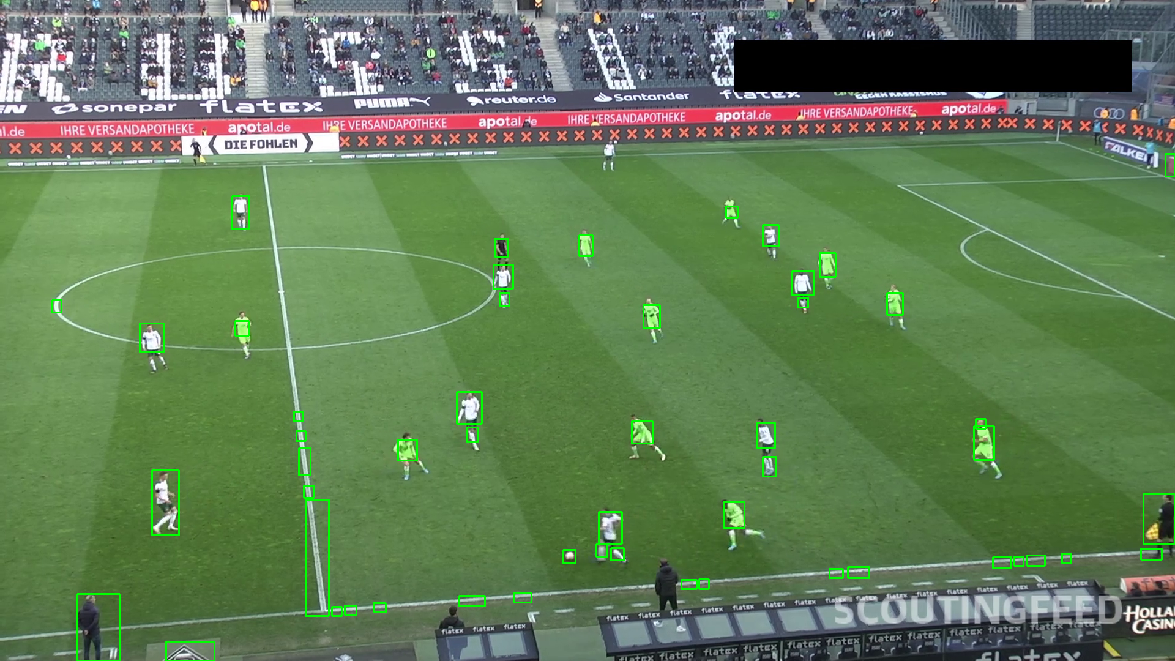
#> input picture sample.png, 1175 x 661 px, given in place of footbl_cam-2.mp4, which was not available
$ python var-football-tracking.py
#> lines starting #> are read from the running program, lines starting #| are printed output that depends on the picture; after the words box and inside, x2 and y2 are one past the last pixel; in counts of white or black regions, pixels touching at a corner belong together; pictures that were not available may be replaced by others from this repository, and a replacement may not be noted
import cv2
import numpy as np

vid_path = "/home/israth/Documents/Code/Python/var-football/footbl_cam-2.mp4"
cap = cv2.VideoCapture(vid_path)

# window settings
cv2.namedWindow("YOLO Output", cv2.WINDOW_NORMAL)
cv2.resizeWindow("YOLO Output", 1280, 720)
x, y, w, h = 0, 50, 1920, 1080  # (left, top, width, height)
kernel = cv2.getStructuringElement(cv2.MORPH_RECT, (7, 7))
g_kernel = cv2.getStructuringElement(cv2.MORPH_RECT, (5, 5))
kernel2 = cv2.getStructuringElement(cv2.MORPH_RECT, (5, 5))

while cap.isOpened():
    ret, frame = cap.read()
#> frame is the input picture: shape (661, 1175, 3); mean B, G, R 85.7, 124.3, 97.3
    if not ret:
        cap.set(cv2.CAP_PROP_POS_FRAMES, 0)
        continue

    #h_frame, w_frame, _ = frame.shape
    #crop_width = 1514
    #cropped = frame[y:min(y+h, h_frame), w_frame-crop_width:w_frame]

    hsv = cv2.cvtColor(frame, cv2.COLOR_BGR2HSV)
#> hsv: shape (661, 1175, 3); mean H, S, V 64.9, 94.2, 129.8
    l_g = np.array([35, 40, 40])
    u_g = np.array([85, 255, 255])
    mask_1 = cv2.inRange(hsv, l_g, u_g)
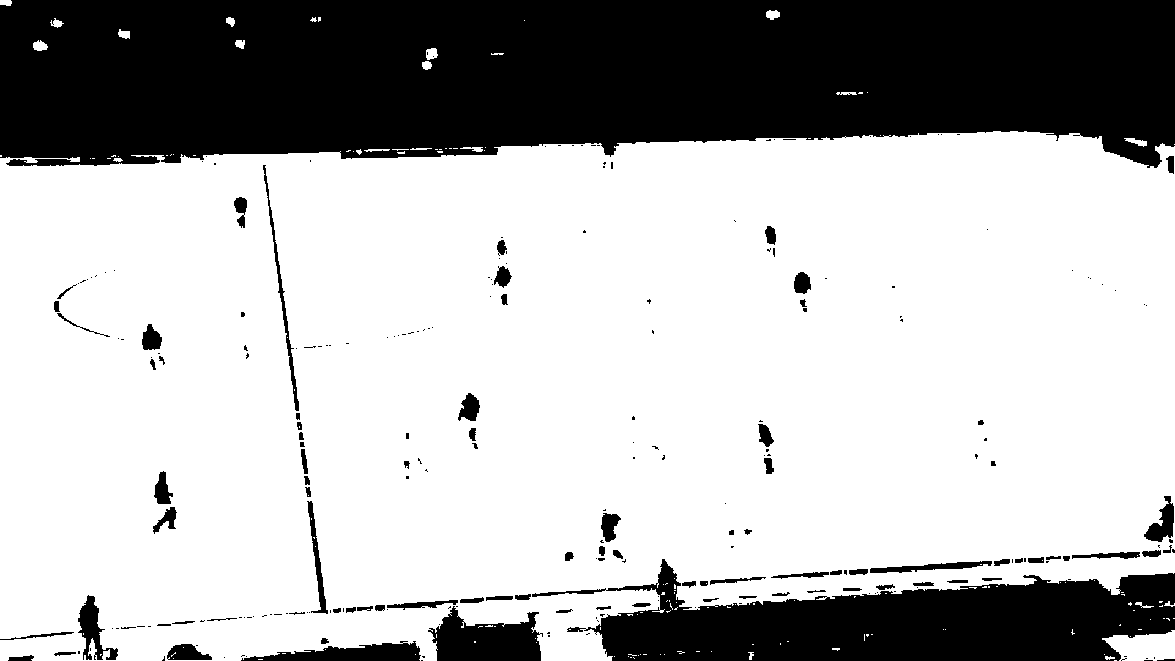
#> mask_1: shape (661, 1175); 70.5% white; 250 black regions (159 under 20 px), largest, box (x1, y1, x2, y2) and area: (0, 0, 1175, 168) 172699, (532, 559, 1175, 661) 37774, (428, 606, 543, 661) 4065
    mask_invert_1 = cv2.bitwise_not(mask_1)
    cl_m1 = cv2.morphologyEx(mask_invert_1, cv2.MORPH_OPEN, kernel=kernel)
#> cl_m1: shape (661, 1175); 28% white; 24 white regions, largest, box (x1, y1, x2, y2) and area: (0, 0, 1175, 166) 171164, (601, 574, 1175, 661) 35713, (437, 616, 541, 661) 3710
    m1 = cv2.dilate(cl_m1, kernel=g_kernel, iterations=2)
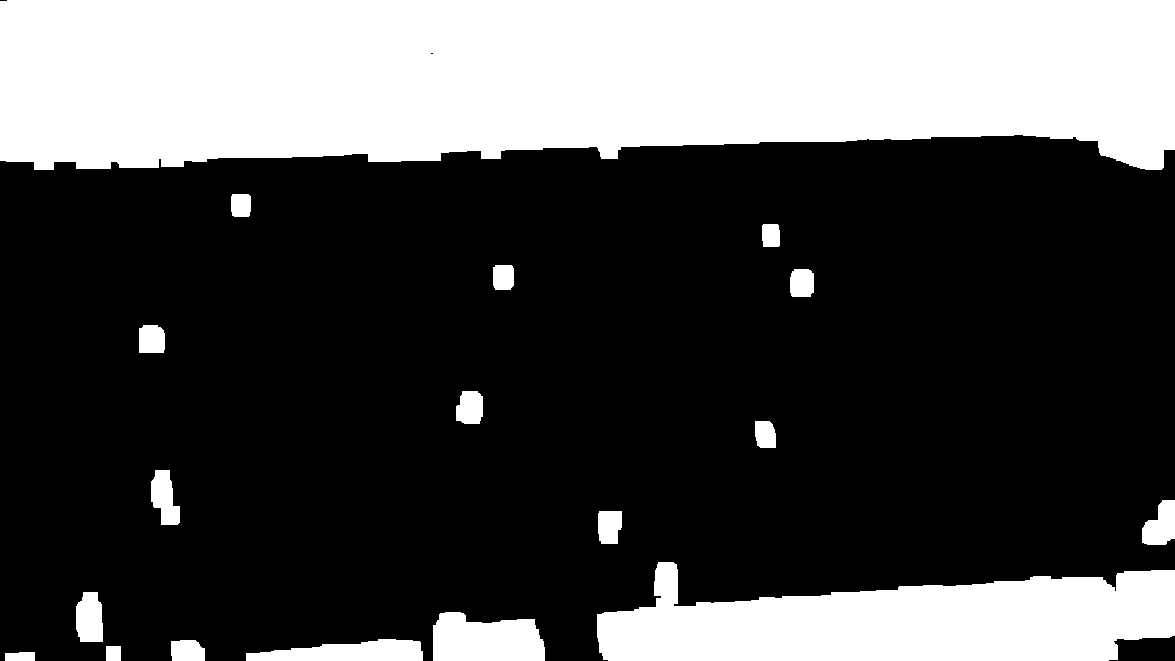
#> m1: shape (661, 1175); 30.3% white; 18 white regions, largest, box (x1, y1, x2, y2) and area: (0, 0, 1175, 170) 178367, (597, 562, 1175, 661) 40491, (433, 612, 545, 661) 4563
    #res = cv2.bitwise_and(pic, pic, mask=m1)

    l_f = np.array([49, 90, 180])
    u_f = np.array([61, 189, 255])
    mask_2 = cv2.inRange(hsv, l_f, u_f)
#> mask_2: shape (661, 1175); 0.22% white; 33 white regions (23 under 20 px), largest, box (x1, y1, x2, y2) and area: (975, 428, 993, 458) 273, (399, 441, 416, 459) 198, (725, 503, 744, 526) 198
    cl_m2 = cv2.morphologyEx(mask_2, cv2.MORPH_OPEN, kernel=kernel2)
#> cl_m2: shape (661, 1175); 0.14% white; 12 white regions, largest, box (x1, y1, x2, y2) and area: (823, 255, 832, 273) 143, (977, 444, 991, 457) 141, (638, 425, 649, 439) 124
    m2 = cv2.dilate(cl_m2, kernel=g_kernel, iterations=2)
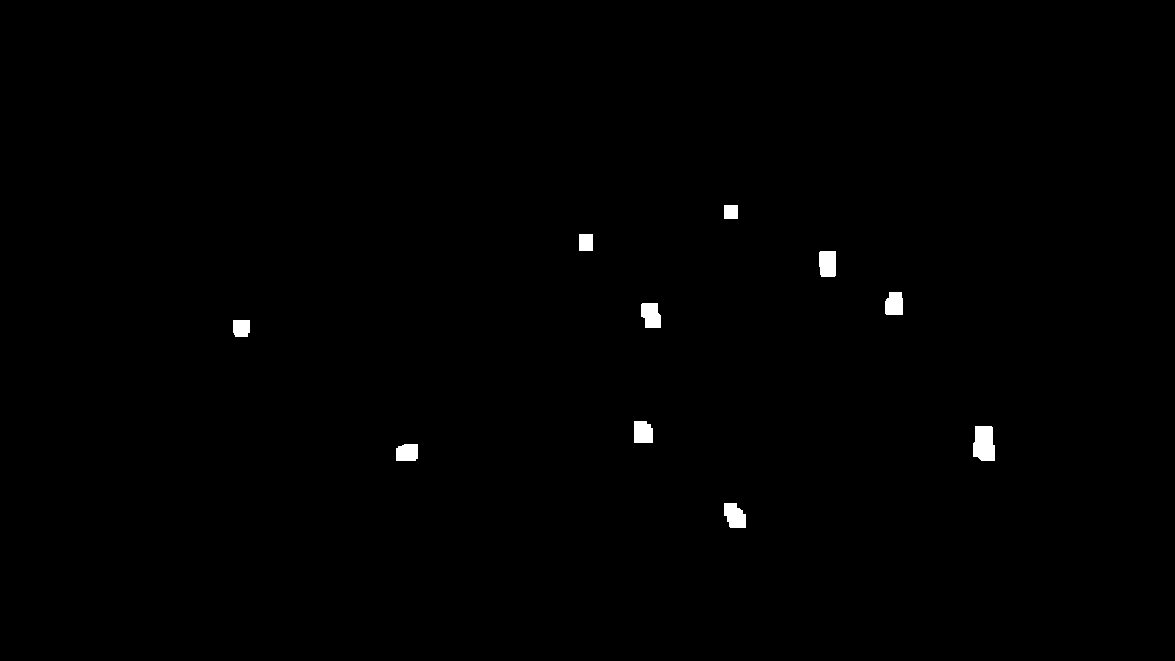
#> m2: shape (661, 1175); 0.49% white; 10 white regions

    contours1, _ = cv2.findContours(m1, cv2.RETR_EXTERNAL, cv2.CHAIN_APPROX_SIMPLE)
#> contours1 = 18 contours; largest, box (x1, y1, x2, y2) and area: (0, 0, 1175, 170) 176974, (597, 562, 1175, 661) 39777, (433, 612, 545, 661) 4409, (246, 639, 423, 661) 2580, (76, 592, 103, 642) 1107
    contours2, _ = cv2.findContours(m2, cv2.RETR_EXTERNAL, cv2.CHAIN_APPROX_SIMPLE)
#> contours2 = 10 contours; largest, box (x1, y1, x2, y2) and area: (973, 426, 995, 461) 620, (724, 503, 746, 528) 390, (819, 251, 836, 277) 388, (641, 303, 661, 328) 383, (634, 421, 653, 443) 353

    for cnt in contours1:
        area = cv2.contourArea(cnt)
        if area < 50:
            continue  # Skip small noise

        if area > 4000:
            continue

        xbox, ybox, wbox, hbox = cv2.boundingRect(cnt)
        aspect_ratio = float(wbox) / hbox

        # Skip overly thin or wide shapes (likely lines or merged blobs)
        if aspect_ratio < 0.2 or aspect_ratio > 2.5:
            continue

        # Optional: Use perimeter to remove odd shapes
        #perimeter = cv2.arcLength(cnt, True)
        #if perimeter < 100:
        #    continue
        cv2.rectangle(frame, (xbox, ybox), (xbox + wbox, ybox + hbox), (0, 255, 0), 2)
#> this loop made 18 passes
#> (area, xbox, ybox, wbox, hbox, aspect_ratio) on passes 1, 3, 4, 6, 8, 9, 10, 11, 12, 13, 14, 15: (218.5, 5, 652, 30, 9, 3.33), (604, 171, 640, 34, 21, 1.62), (2580, 246, 639, 177, 22, 8.05), (1107, 76, 592, 27, 50, 0.54), (662.5, 598, 511, 24, 33, 0.727), (1008, 1142, 500, 33, 45, 0.733), (1004.5, 151, 470, 29, 55, 0.527), (470, 755, 421, 21, 27, 0.778), (719, 456, 391, 27, 33, 0.818), (639, 139, 325, 26, 28, 0.929), (582, 790, 269, 24, 28, 0.857), (461, 493, 265, 21, 25, 0.84)
#> area on passes 5, 7, 18: 4409, 39777, 176974.5
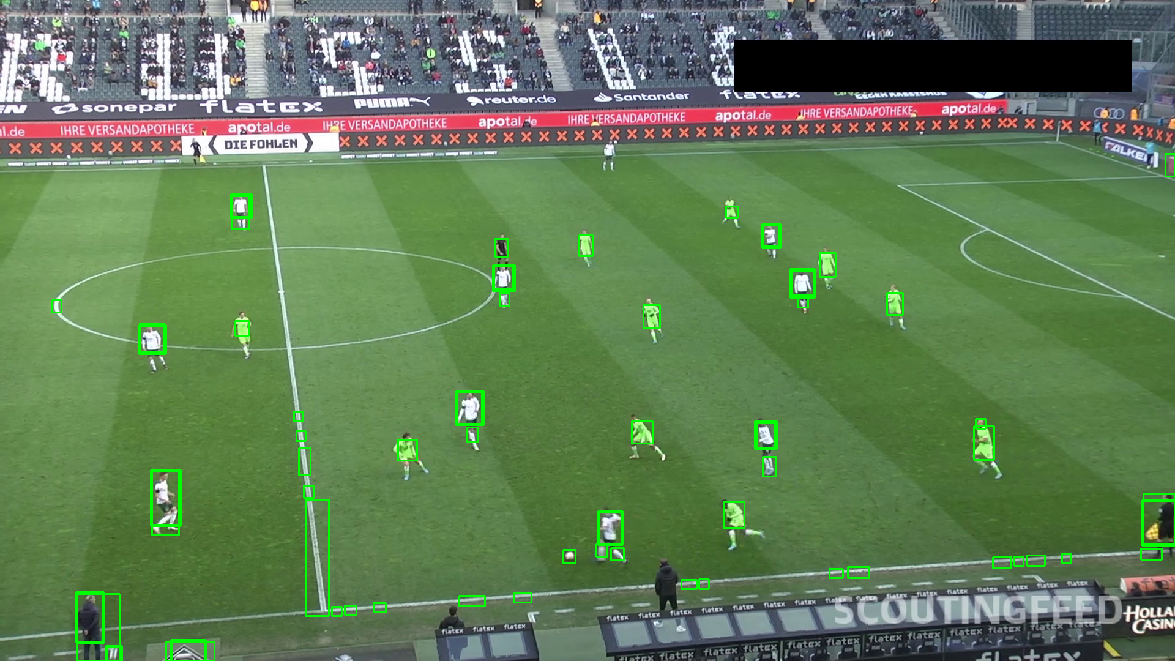
#> frame: shape (661, 1175, 3); 0.32% of pixels changed, all inside (x1, y1, x2, y2) = (75, 193, 1175, 661)

    for cnt in contours2:
        area = cv2.contourArea(cnt)
        #if area < 300:
        #    continue  # Skip small noise

        xbox, ybox, wbox, hbox = cv2.boundingRect(cnt)
        aspect_ratio = float(wbox) / hbox

        # [8 lines of commented-out code are left out]

        cv2.rectangle(frame, (xbox, ybox), (xbox + wbox, ybox + hbox), (0, 255, 0), 2)
#> this loop made 10 passes
#> (area, xbox, ybox, wbox, hbox, aspect_ratio) on passes 1 to 8: (390.5, 724, 503, 22, 25, 0.88), (316, 396, 444, 22, 17, 1.29), (620, 973, 426, 22, 35, 0.629), (353, 634, 421, 19, 22, 0.864), (243.5, 233, 320, 17, 17, 1), (383, 641, 303, 20, 25, 0.8), (341.5, 885, 292, 18, 23, 0.783), (388, 819, 251, 17, 26, 0.654)
#> (cnt, area, xbox, ybox, wbox, hbox, aspect_ratio) on passes 9 to 10: ([[579, 234], [579, 250], [592, 250], [592, 234]], 208, 579, 234, 14, 17, 0.824), ([[724, 205], [724, 218], [737, 218], [737, 205]], 169, 724, 205, 14, 14, 1)
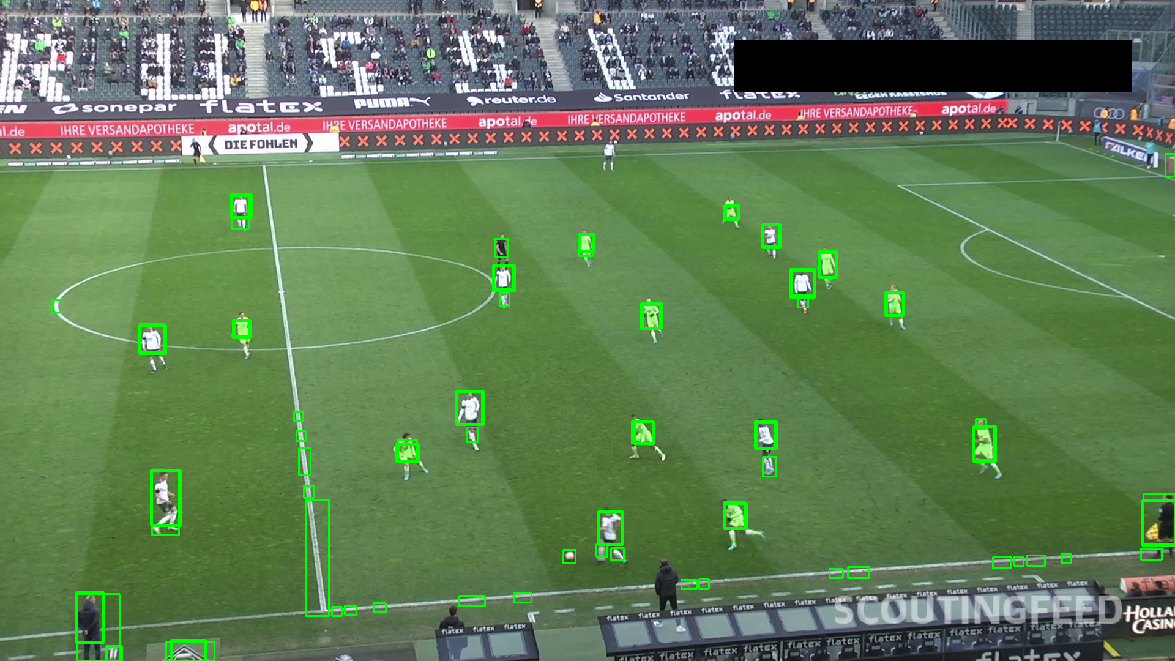
#> frame: shape (661, 1175, 3); 0.18% of pixels changed, all inside (x1, y1, x2, y2) = (232, 204, 997, 530)


    cv2.imshow("YOLO Output", frame)
    # [4 lines of commented-out code are left out]
    if cv2.waitKey(30) & 0xFF == 27:
#> (key Esc is pressed here)
        break

cap.release()
cv2.destroyAllWindows()
